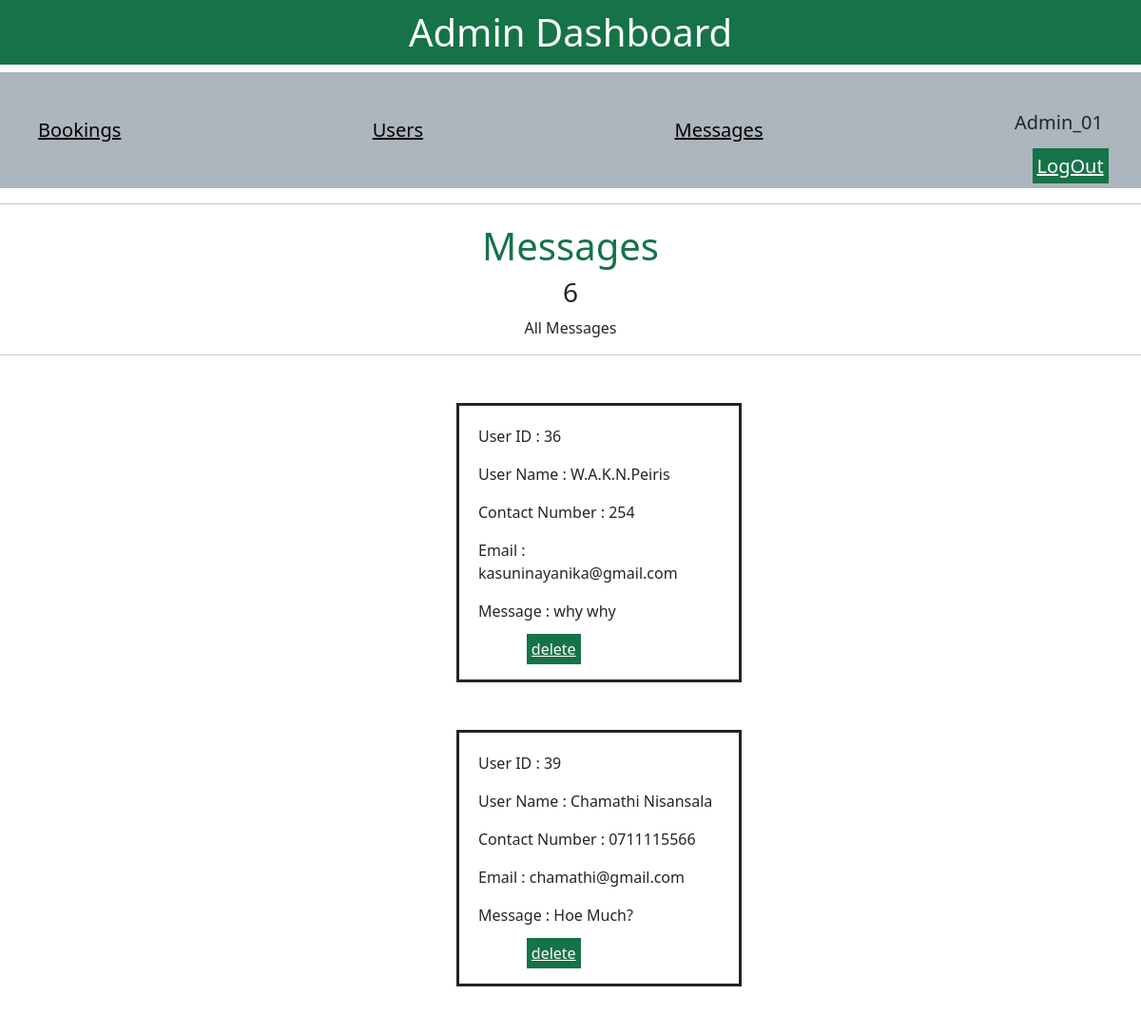
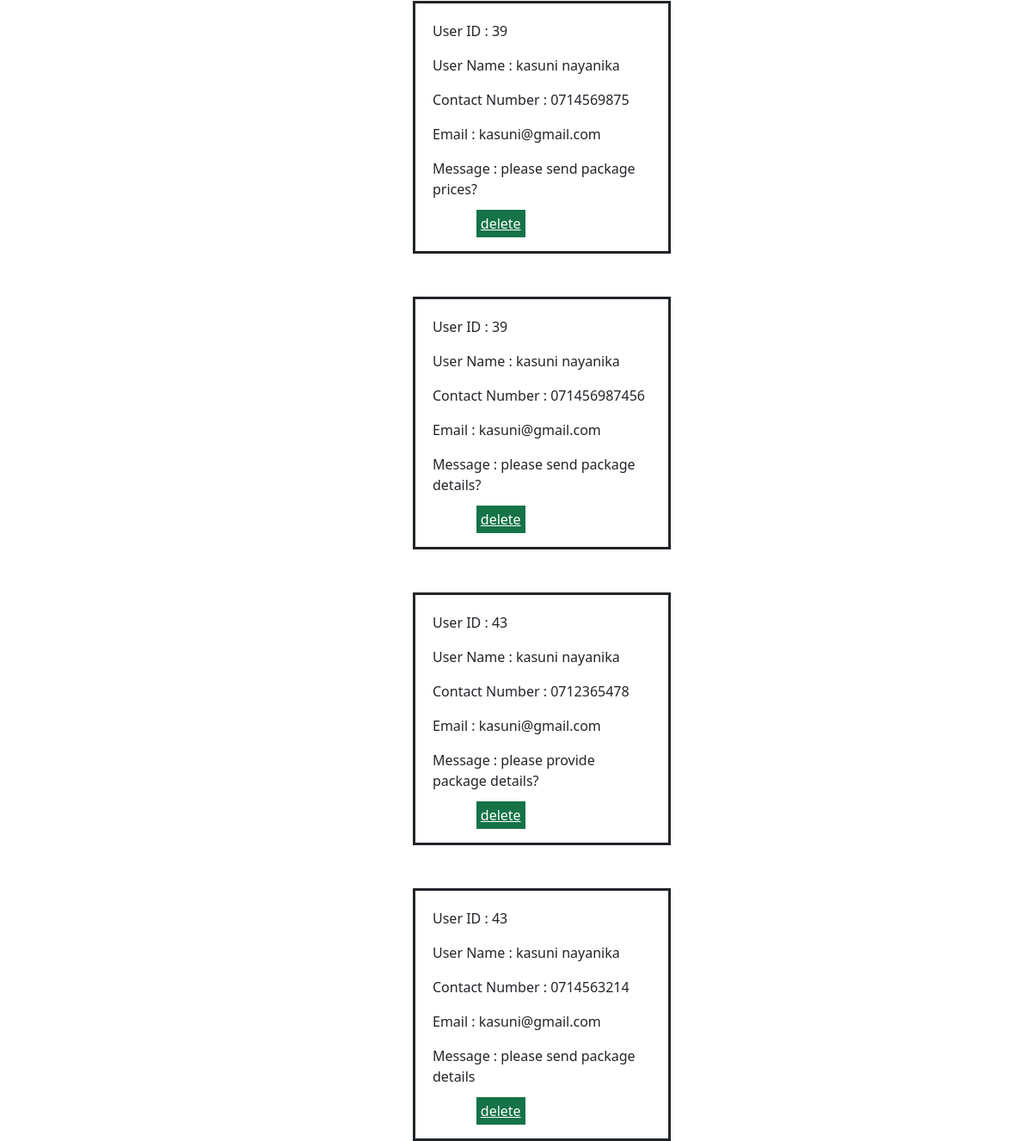
Screenshot of /admin_contacts.php (signed in) with the database file from the repository (2 pictures, top to bottom).
### tables this page shows
CREATE TABLE `users` (
  `id` int(100) NOT NULL,
  `name` varchar(100) NOT NULL,
  `email` varchar(100) NOT NULL,
  `password` varchar(100) NOT NULL,
  `user_type` varchar(20) NOT NULL DEFAULT 'user'
);

CREATE TABLE `message` (
  `id` int(100) NOT NULL,
  `user_id` int(100) NOT NULL,
  `name` varchar(100) NOT NULL,
  `email` varchar(100) NOT NULL,
  `number` varchar(12) NOT NULL,
  `message` varchar(500) NOT NULL
);

### admin_contacts.php (the view, shortened to what this page needs)
<?php
@include 'config.php';
?>
<!DOCTYPE html>
<html lang="en">
<head>
    <link rel="stylesheet" href="css/bootstrap.css">
   <link rel="stylesheet" href="https://cdnjs.cloudflare.com/ajax/libs/font-awesome/6.1.1/css/all.min.css">
</head>
<body>
<?php include 'admin_header.php'; ?>
<section class="messages">
    <hr>
    <h1 class="title" style="color: #157347 ; text-align: center  ; margin-top: 20px"> Messages </h1>
    <?php
    $select_messages = $conn->prepare("SELECT * FROM `message`");
    $select_messages->execute();
    $number_of_messages = $select_messages->rowCount();
    ?>
    <h3 style="text-align: center"><?= $number_of_messages; ?></h3>
    <p style="text-align: center">All Messages</p>
    <hr>
   <div class="box-container">
   <?php
      $select_message = $conn->prepare("SELECT * FROM `message`");
      $select_message->execute();
      if($select_message->rowCount() > 0){
         while($fetch_message = $select_message->fetch(PDO::FETCH_ASSOC)){
   ?>
   <div class="box">
      <p> User ID : <span><?= $fetch_message['user_id']; ?></span> </p>
      <p> User Name : <span><?= $fetch_message['name']; ?></span> </p>
      <p> Contact Number : <span><?= $fetch_message['number']; ?></span> </p>
      <p> Email : <span><?= $fetch_message['email']; ?></span> </p>
      <p> Message : <span><?= $fetch_message['message']; ?></span> </p>
      <a href="admin_contacts.php?delete=<?= $fetch_message['id']; ?>" onclick="return confirm('If you Want To Delete this message?');" class="delete-btn">delete</a>
   </div>
   <?php
         }
      }else{
         echo '<p class="empty">you have no messages!</p>';
      }
   ?>
   </div>
</section>
</body>
</html>

### admin_header.php (shortened to what this page needs)
<!DOCTYPE html>
<html lang="en">
<head>
    <link rel="stylesheet" href="css/bootstrap.css">
    <link href="https://cdn.jsdelivr.net/npm/bootstrap@5.2.0/dist/css/bootstrap.min.css" rel="stylesheet">
</head>
<header class="header">
      <h1 style="color: white ; background-color: #157347; width: 100%;text-align: center;padding: 10px 10px">Admin Dashboard</h1>
      <nav class="navbar">
         <a href="admin_orders.php" style="color: black"> Bookings</a>
         <a href="admin_users.php" style="color: black">Users</a>
         <a href="admin_contacts.php" style="color: black">Messages</a>
      <div class="profile">
         <?php
            $select_profile = $conn->prepare("SELECT * FROM `users` WHERE id = ?");
            $select_profile->execute([$admin_id]);
            $fetch_profile = $select_profile->fetch(PDO::FETCH_ASSOC);
         ?>
         <p style="text-align: center"><?= $fetch_profile['name']; ?></p>
         <a href="logout.php" class="delete-btn" >LogOut</a>
      </div>
      </nav>
</header>

### admin_contacts.php (style rules this page uses)
.box { border-color: #157347; border: solid; width: 25%; height:50%; margin-left: 40%; margin-right: 50px; margin-top: 50px; padding: 20px; }
.delete-btn { background-color: #157347; color: white; padding: 5px; margin-left: 20%; }

### admin_header.php (style rules this page uses)
nav { width: 100%; background-color: #adb5bd; }
.navbar { padding-left: 40px; padding-right: 40px; font-size: 20px; }

### rows the page displays
users: name "Admin_01"
message: user "36", name "W.A.K.N.Peiris", number "254", email "kasuninayanika@gmail.com", message "why why"
message: user "39", name "Chamathi Nisansala", number "0711115566", email "chamathi@gmail.com", message "Hoe Much?"
message: user "39", name "kasuni nayanika", number "0714569875", email "kasuni@gmail.com", message "please send package prices?"
message: user "39", name "kasuni nayanika", number "071456987456", email "kasuni@gmail.com", message "please send package details?"
message: user "43", name "kasuni nayanika", number "0712365478", email "kasuni@gmail.com", message "please provide package details?"
message: user "43", name "kasuni nayanika", number "0714563214", email "kasuni@gmail.com", message "please send package details"

### other values shown
$number_of_messages "6"
